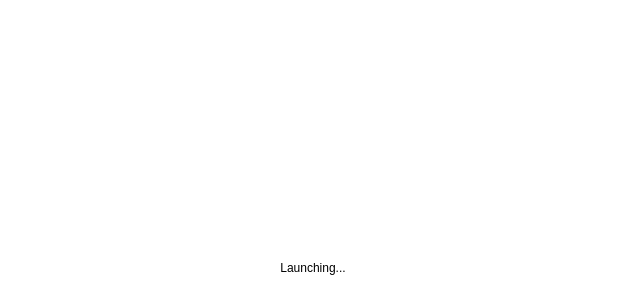
<?xml version="1.0" encoding="UTF-8"?>
<ui version="4.0">
 <class>MainWindow</class>
 <widget class="QMainWindow" name="MainWindow">
  <property name="geometry">
   <rect>
    <x>0</x>
    <y>0</y>
    <width>626</width>
    <height>285</height>
   </rect>
  </property>
  <property name="minimumSize">
   <size>
    <width>626</width>
    <height>285</height>
   </size>
  </property>
  <property name="maximumSize">
   <size>
    <width>626</width>
    <height>285</height>
   </size>
  </property>
  <property name="windowTitle">
   <string>MainWindow</string>
  </property>
  <property name="styleSheet">
   <string notr="true">background-color: rgb(255, 255, 255);</string>
  </property>
  <widget class="QWidget" name="centralwidget">
   <property name="sizePolicy">
    <sizepolicy hsizetype="Preferred" vsizetype="Preferred">
     <horstretch>0</horstretch>
     <verstretch>0</verstretch>
    </sizepolicy>
   </property>
   <property name="minimumSize">
    <size>
     <width>0</width>
     <height>0</height>
    </size>
   </property>
   <property name="maximumSize">
    <size>
     <width>16777215</width>
     <height>16777215</height>
    </size>
   </property>
   <layout class="QGridLayout" name="gridLayout">
    <property name="leftMargin">
     <number>0</number>
    </property>
    <property name="topMargin">
     <number>0</number>
    </property>
    <property name="rightMargin">
     <number>0</number>
    </property>
    <property name="bottomMargin">
     <number>0</number>
    </property>
    <property name="spacing">
     <number>0</number>
    </property>
    <item row="0" column="0">
     <widget class="QLabel" name="label">
        <property name="styleSheet">
         <string notr="true">image: url(:/new/prefix1/NuTitleImageDark.png);</string>
        </property>
      <property name="text">
       <string/>
      </property>
     </widget>
    </item>
    <item row="1" column="0">
     <widget class="QLabel" name="label_status">
      <property name="sizePolicy">
       <sizepolicy hsizetype="Preferred" vsizetype="Preferred">
        <horstretch>0</horstretch>
        <verstretch>0</verstretch>
       </sizepolicy>
      </property>
      <property name="minimumSize">
       <size>
        <width>0</width>
        <height>35</height>
       </size>
      </property>
      <property name="maximumSize">
       <size>
        <width>16777215</width>
        <height>35</height>
       </size>
      </property>
      <property name="styleSheet">
       <string notr="true">background-color: rgb(255, 255, 255);</string>
      </property>
      <property name="text">
       <string>Launching...</string>
      </property>
      <property name="alignment">
       <set>Qt::AlignCenter</set>
      </property>
     </widget>
    </item>
   </layout>
  </widget>
 </widget>
 <resources/>
 <connections/>
</ui>
